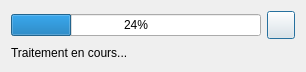
<?xml version="1.0" encoding="UTF-8"?>
<ui version="4.0">
 <class>WaitingToolDialog</class>
 <widget class="QDialog" name="WaitingToolDialog">
  <property name="geometry">
   <rect>
    <x>0</x>
    <y>0</y>
    <width>306</width>
    <height>72</height>
   </rect>
  </property>
  <property name="windowTitle">
   <string notr="true">Dialog</string>
  </property>
  <layout class="QGridLayout" name="gridLayout">
   <item row="0" column="0" colspan="2">
    <widget class="QProgressBar" name="progressBar">
     <property name="value">
      <number>24</number>
     </property>
    </widget>
   </item>
   <item row="0" column="2">
    <widget class="QPushButton" name="pushCancel">
     <property name="minimumSize">
      <size>
       <width>28</width>
       <height>28</height>
      </size>
     </property>
     <property name="maximumSize">
      <size>
       <width>28</width>
       <height>28</height>
      </size>
     </property>
     <property name="text">
      <string/>
     </property>
     <property name="icon">
      <iconset resource="../../resources.qrc">
       <normaloff>:/icons/close.svg</normaloff>:/icons/close.svg</iconset>
     </property>
    </widget>
   </item>
   <item row="1" column="0" colspan="3">
    <widget class="QLabel" name="labelProcess">
     <property name="text">
      <string>Traitement en cours...</string>
     </property>
    </widget>
   </item>
  </layout>
 </widget>
 <resources>
  <include location="../../resources.qrc"/>
 </resources>
 <connections/>
</ui>
